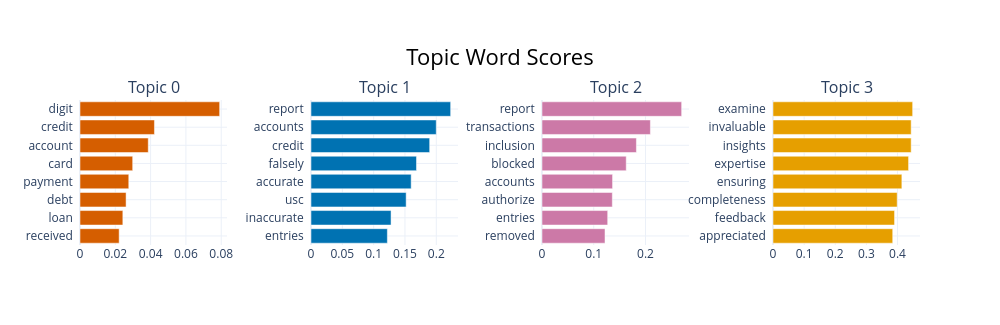

The cell this chart's notebook holds for it:
### Code cell
# In a notebook, just calling them displays the figure inline.
topic_model.visualize_barchart(top_n_topics=4, n_words=8)

### Figure 1 — Plotly figure (JSON) as saved in the notebook; plotly's stock layout.template omitted (floating-point values rounded to 4 significant figures)
{"data": [{"marker": {"color": "#D55E00"}, "orientation": "h", "type": "bar", "x": [0.02217, 0.02427, 0.0261, 0.02762, 0.02984, 0.03866, 0.04217, 0.0791], "xaxis": "x", "y": ["received  ", "loan  ", "debt  ", "payment  ", "card  ", "account  ", "credit  ", "digit  "], "yaxis": "y"}, {"marker": {"color": "#0072B2"}, "orientation": "h", "type": "bar", "x": [0.1219, 0.1278, 0.1519, 0.1599, 0.1684, 0.1894, 0.1999, 0.2229], "xaxis": "x2", "y": ["entries  ", "inaccurate  ", "usc  ", "accurate  ", "falsely  ", "credit  ", "accounts  ", "report  "], "yaxis": "y2"}, {"marker": {"color": "#CC79A7"}, "orientation": "h", "type": "bar", "x": [0.1218, 0.127, 0.1359, 0.1364, 0.1628, 0.1824, 0.2095, 0.2699], "xaxis": "x3", "y": ["removed  ", "entries  ", "authorize  ", "accounts  ", "blocked  ", "inclusion  ", "transactions  ", "report  "], "yaxis": "y3"}, {"marker": {"color": "#E69F00"}, "orientation": "h", "type": "bar", "x": [0.3846, 0.3905, 0.399, 0.414, 0.4355, 0.4439, 0.4439, 0.4486], "xaxis": "x4", "y": ["appreciated  ", "feedback  ", "completeness  ", "ensuring  ", "expertise  ", "insights  ", "invaluable  ", "examine  "], "yaxis": "y4"}], "layout": {"annotations": [{"font": {"size": 16}, "showarrow": false, "text": "Topic 0", "x": 0.0875, "xanchor": "center", "xref": "paper", "y": 1, "yanchor": "bottom", "yref": "paper"}, {"font": {"size": 16}, "showarrow": false, "text": "Topic 1", "x": 0.3625, "xanchor": "center", "xref": "paper", "y": 1, "yanchor": "bottom", "yref": "paper"}, {"font": {"size": 16}, "showarrow": false, "text": "Topic 2", "x": 0.6375, "xanchor": "center", "xref": "paper", "y": 1, "yanchor": "bottom", "yref": "paper"}, {"font": {"size": 16}, "showarrow": false, "text": "Topic 3", "x": 0.9125, "xanchor": "center", "xref": "paper", "y": 1, "yanchor": "bottom", "yref": "paper"}], "height": 325, "hoverlabel": {"bgcolor": "white", "font": {"family": "Rockwell", "size": 16}}, "showlegend": false, "title": {"font": {"color": "Black", "size": 22}, "text": "Topic Word Scores", "x": 0.5, "xanchor": "center", "yanchor": "top"}, "width": 1000, "xaxis": {"anchor": "y", "domain": [0, 0.175], "showgrid": true}, "xaxis2": {"anchor": "y2", "domain": [0.275, 0.45], "showgrid": true}, "xaxis3": {"anchor": "y3", "domain": [0.55, 0.725], "showgrid": true}, "xaxis4": {"anchor": "y4", "domain": [0.825, 1], "showgrid": true}, "yaxis": {"anchor": "x", "domain": [0, 1], "showgrid": true}, "yaxis2": {"anchor": "x2", "domain": [0, 1], "showgrid": true}, "yaxis3": {"anchor": "x3", "domain": [0, 1], "showgrid": true}, "yaxis4": {"anchor": "x4", "domain": [0, 1], "showgrid": true}}}
